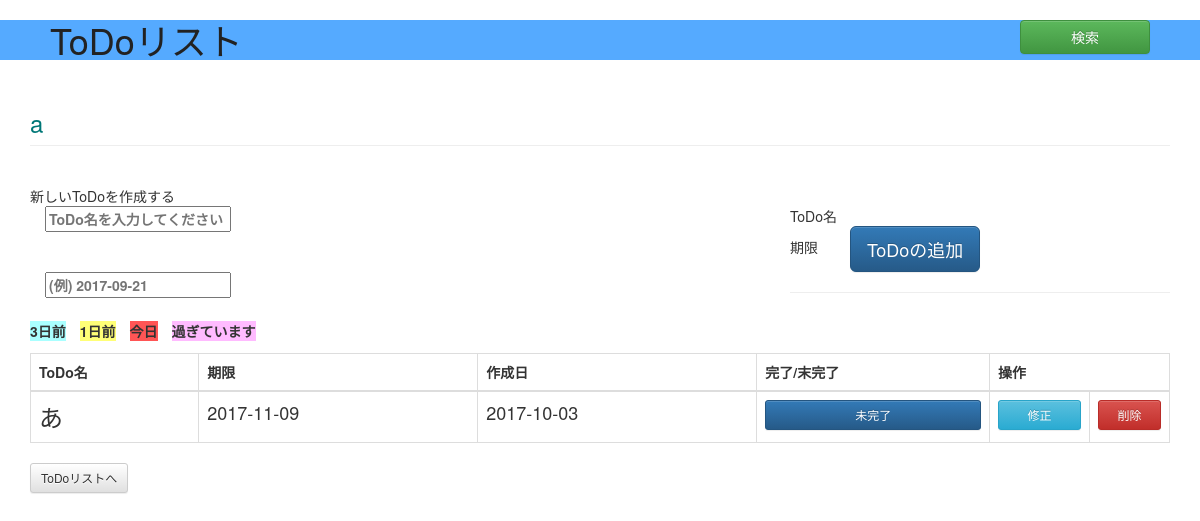
The app's page /cms/ToDo/52/ with its own data.
### cms/models.py (models this page shows, shortened)
class ToDoList(models.Model):
    todolist_name = models.CharField('ToDoリスト名', max_length=60)
    def __str__(self):
        return self.todolist_name

class ToDo(models.Model):
    todolist = models.ForeignKey(ToDoList, related_name='todos')
    todo_name = models.CharField('ToDo名', max_length=100)
    deadline = models.DateField('期限', auto_now_add = False)
    created_time = models.DateField('作成日', auto_now_add = True) #, verbose_name='作成日'
    comp = models.BooleanField('完了/末完了')

### cms/views.py (the view, shortened to what this page needs)
# urls.py: url(r'^ToDo/(?P<todolist_id>\d+)/$', views.ToDo_list, name='todo_list'),  # 一覧
def ToDo_list(request, todolist_id,):
    todolist = get_object_or_404(ToDoList, pk=todolist_id)  # 親のToDoリストを読む
    form = ToDoForm(request.POST or None)
    messages_error = None
    messages_success = None
    todos = todolist.todos.all().order_by('-created_time')   # ToDoリストの子供の、ToDoを読む
    check_todo = ToDoList.objects.filter(todolist_name=todolist).annotate(todo_count=Count('todos__todo_name')) #ToDoの数をカウント
    now = datetime.datetime.now()
    now_date = datetime.date(now.year, now.month, now.day)
    time_between = []
    for i in todos:
        time_between += [int((i.deadline - now_date).days)]
    contexts = {
        'form':form,
        'todolists_id':todolist_id,
        'todos':todos,
        'todolist':todolist,
        'c_count':check_todo[0].todo_count,
        'time_between':time_between,
        'messages_error':messages_error,
        'messages_success':messages_success,
    }
    return render(request,'cms/ToDo_list.html',contexts)

### cms/forms.py
class ToDoForm(ModelForm):
    class Meta:
        model = ToDo
        fields = ('todo_name', 'deadline', 'comp')
        widgets = {
            'todo_name': forms.TextInput(attrs={'placeholder':'ToDo名を入力してください'}),
            'deadline': forms.TextInput(attrs={'placeholder':'(例) 2017-09-21'}),
            'comp': forms.HiddenInput(),
        }

### cms/templatetags/mytag.py (called while the page is built)
@register.filter(name='show_list')
def show_list(tmp_list,index):
    return tmp_list[index]

### cms/templates/cms/ToDo_list.html (shortened to what this page needs)
{% extends "base.html" %}
{% block extrahead %}
{% load bootstrap %}
{% endblock %}
{% block content %}
  <h3 class="page-header">
    <div style="background-color:#ffcc99 width:30px">
      <font color="#077">
      {{ todolist.todolist_name }}
      </font>
    </div>
  </h3>
  <br>
  <form action="{% url 'cms:todo_list' todolist_id=todolist.id %}" method="post" class="form-horizontal" role="form">
    新しいToDoを作成する<br>
    ToDo名 <label class="col-sm-8">{{ form.todo_name}}</label><br>
    期限　　<label class="col-sm-8">{{ form.deadline}}</label>
    <button type="submit" class="btn btn-primary btn-lg">ToDoの追加</button>
  </form>
  <Hr Color="#000">
  {% include "cms/ToDo_list2.html"  %}
{% endblock content %}

### cms/templates/cms/ToDo_list2.html (shortened to what this page needs)
<div class="list">
  <table>
    <thead>
      <tr>
        <th bgcolor="#AFF"> 3日前 </th><th>　</th>
        <th bgcolor="#FF7"> 1日前 </th><th>　</th>
        <th bgcolor="#F55"> 今日 </th><th>　</th>
        <th bgcolor="#FBF"> 過ぎています </th>
      </tr>
    </thead>
  </table>
</div>
<table class="table table-bordered">
  <thead>
    <tr>
      <th>ToDo名</th>
      <th>期限</th>
      <th>作成日</th>
      <th>完了/末完了</th>
      <th colspan="2">操作</th>
    </tr>
  </thead>
  <tbody>
    {% for todo in todos %}
      {% load mytag %}
      {% if time_between|show_list:forloop.counter0 == 1 and not todo.comp%}
        <tr bgcolor="#FF7">
      {% elif time_between|show_list:forloop.counter0 == 0 and not todo.comp%}
        <tr bgcolor="#F55">
      {% elif time_between|show_list:forloop.counter0 < 0 and not todo.comp%}
        <tr bgcolor="#FBF">
      {% elif time_between|show_list:forloop.counter0 <= 3 and not todo.comp%}
        <tr bgcolor="#AFF">
      {% else %}
        <tr>
      {% endif %}
        <td><font size="5">{{ todo.todo_name }}</font></td>
        <td><font size="4">{{ todo.deadline|linebreaksbr }}</font></td>
        <td><font size="4">{{ todo.created_time|linebreaksbr }}</font></td>
        {% if todo.comp %}
          <td><a href="{% url 'cms:comp_change' todolist_id=todolist.id todo_id=todo.id %}" class="btn btn-success btn-sm btn-block">完了</a></td>
        {% else %}
          <td><a href="{% url 'cms:comp_change' todolist_id=todolist.id todo_id=todo.id %}" class="btn btn-primary btn-sm btn-block">未完了</a></td>
        {% endif %}
        <td width="100">
          <a href="{% url 'cms:todo_mod' todolist_id=todolist.id todo_id=todo.id %}" class="btn btn-info btn-sm btn-block">修正</a>
        </td>
        <td width="80">
          <a href="{% url 'cms:todo_del' todolist_id=todolist.id todo_id=todo.id %}"class="btn btn-danger btn-sm btn-block del_confirm">削除</a>
        </td>
      </tr>
    {% endfor %}
  </tbody>
</table>
<div>
  <a href="{% url 'cms:todolist_list' %}" class="btn btn-default btn-sm">ToDoリストへ</a>
</div>

### cms/templates/cms/ToDo_list.html (style rules this page uses)
table { margin-top: 8px; }
div.list { display: inline-block; }

### records on screen
ToDoList: todolist_name "a"
ToDo: todo_name "あ", deadline "2017-11-09", created_time "2017-10-03", comp "未完了"
